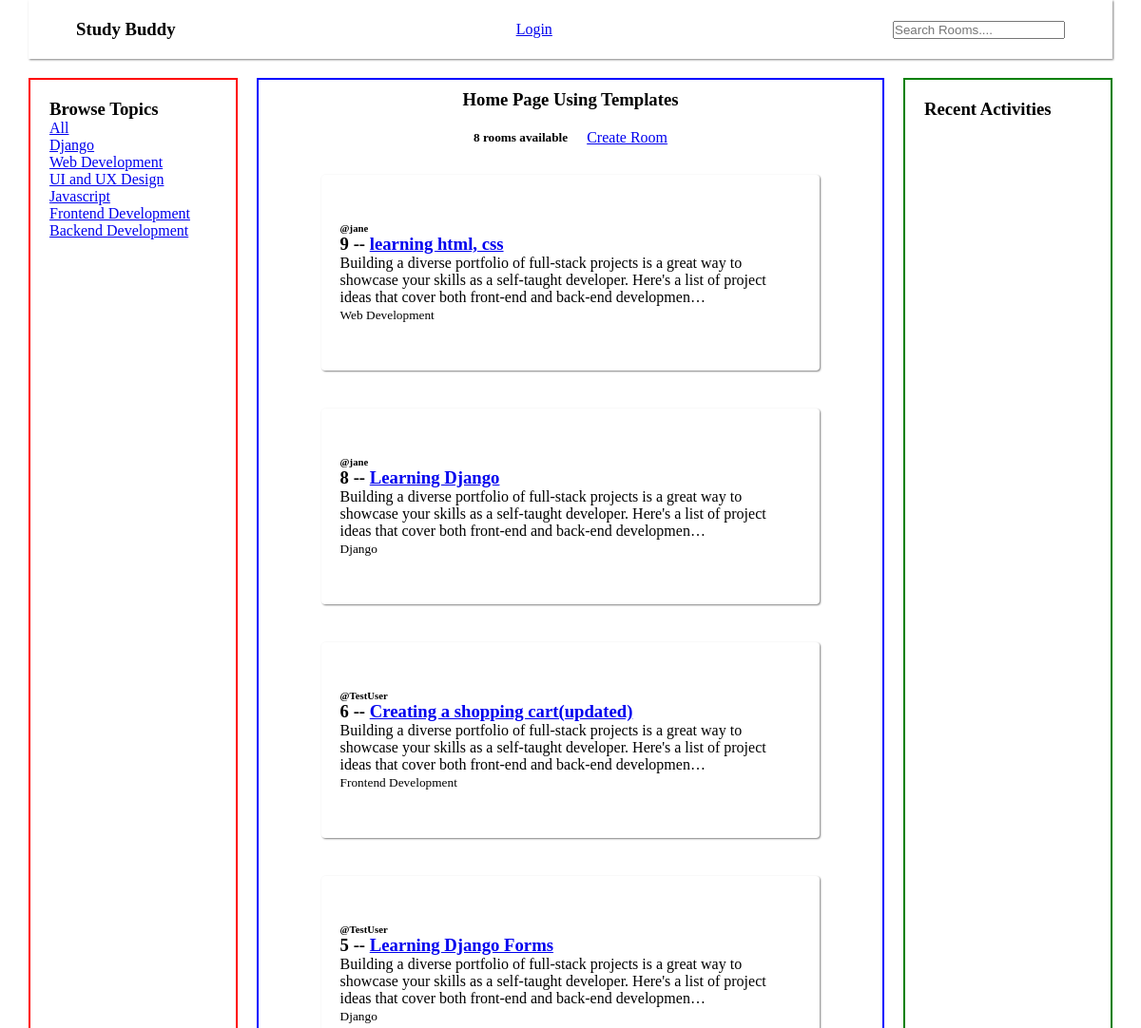
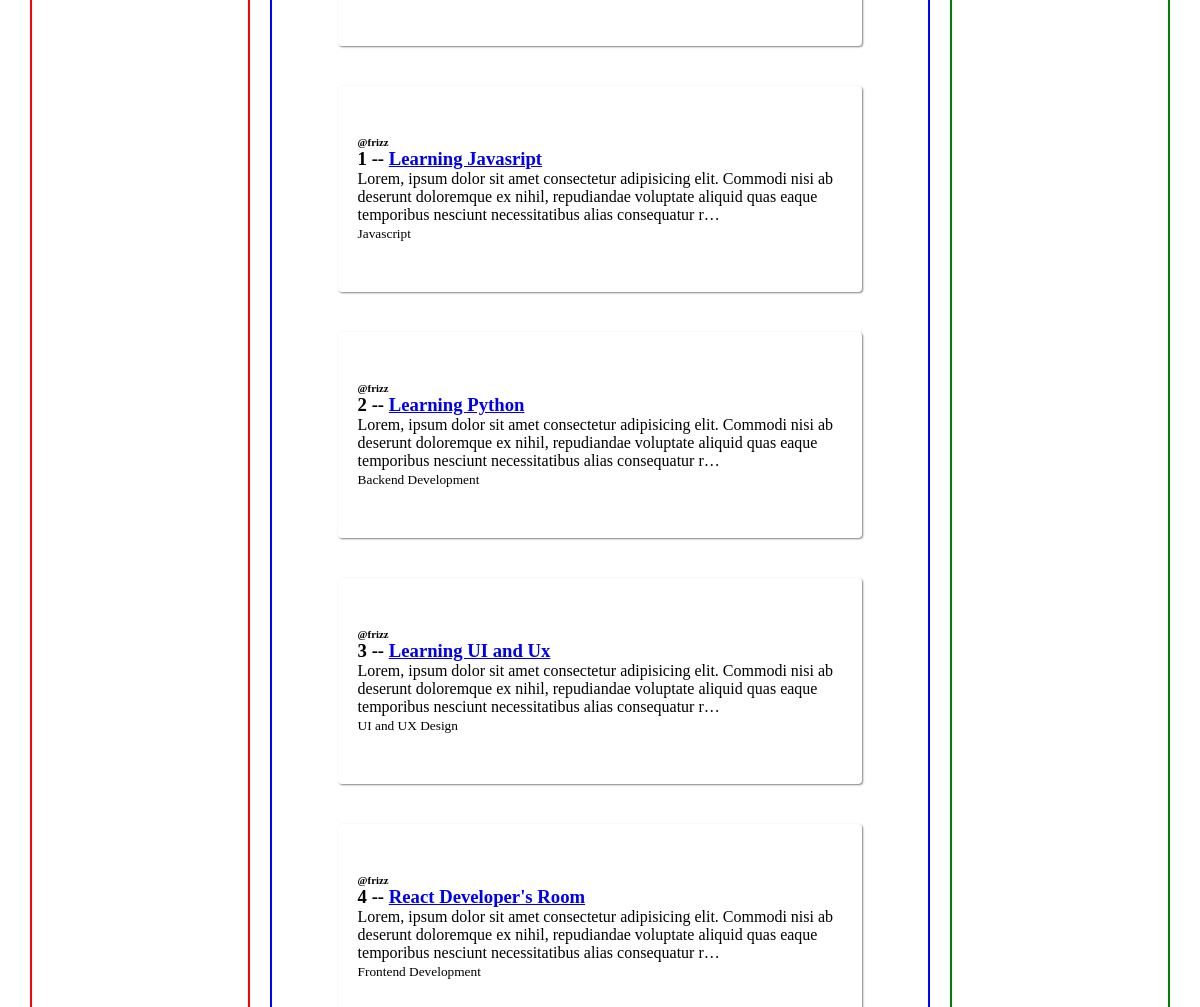
The page / on the database its author committed (2 pictures, top to bottom).
### base/models.py (models this page shows, shortened)
class Topic(models.Model):
    name = models.CharField(max_length = 200)

class Room(models.Model):
    host = models.ForeignKey(User, on_delete=models.CASCADE)
    topic = models.ForeignKey('Topic', on_delete = models.SET_NULL, null=True)
    name = models.CharField(max_length=200)
    description = models.TextField(null=True, blank = True)
    updated = models.DateTimeField(auto_now=True)
    created = models.DateTimeField(auto_now_add = True)
    class Meta:
        ordering = ['-updated', '-created']

class CustomUser(AbstractUser):
    def __str__(self):
        return self.username

### base/views.py (the view)
# urls.py: path('', views.home, name='home'),
def home(request):
    q = request.GET.get('q') or ''
    rooms = Room.objects.filter(
        Q(topic__name__icontains=q) |
        Q(name__icontains = q) |
        Q(description__icontains = q)
        )
    topics = Topic.objects.all()
    rooms_count = rooms.count()
    context = {
        'rooms':rooms,
        'topics':topics,
        'rooms_count':rooms_count
    }
    return render(request, 'base/home.html', context)

### base/templates/base/home.html (shortened to what this page needs)
{% extends '../base.html' %} {% block content %}
<div class="home">
  <section class="topics">
    <h1>Browse Topics</h1>
    <div><a href="{% url 'home' %}">All</a></div>
    {% for topic in topics %}
    <div>
      <a href="{% url 'home' %}?q={{topic.name}}">{{topic.name}}</a>
    </div>
    {% endfor %}
  </section>
  <section class="content">
    <h1 class="heading">Home Page Using Templates</h1>
    <div class="rooms-heading rooms">
      <h5>{{rooms_count}} room{% if rooms_count > 1%}s{% endif %} available</h5>
      <a href="{% url 'create_room' %}">Create Room</a>
    </div>
    <section class="rooms">
      {% for room in rooms %}
      <div class="room">
        <h6>@{{room.host.username}}</h6>
        <h3>
          {{room.id}} -- <a href="{% url 'room' room.id %}">{{room.name}}</a>
        </h3>
        <p>{{room.description|truncatechars:200}}</p>
        <small>{{room.topic.name}}</small>
      </div>
      {% endfor %}
    </section>
  </section>
  <section class="recent">
    <h1>Recent Activities</h1>
  </section>
</div>
{% endblock %}

### templates/base.html (shortened to what this page needs)
<!DOCTYPE html>
<html lang="en">
  <head>
    {% load static %}
    <link rel="stylesheet" href="{% static 'main.css' %}" />
  </head>
  <body>
    <section class="container">
      {% include '_navbar.html' %}
      {% block content %} {% endblock %}
    </section>
  </body>
</html>

### templates/_navbar.html
<nav class="navbar">
  <h1>Study Buddy</h1>
  <ul>
    {% if user.is_authenticated %}
    <li><h3>Hello {{request.user}}</h3></li>
    <li><a class="nav-links" href="{% url 'home' %}">Home</a></li>
    <li><a class="nav-links" href="{% url 'logout' %}">Logout</a></li>
    {% else %}
    <li><a class="nav-links" href="{% url 'login' %}">Login</a></li>
    {% endif %}
  </ul>
  <form action="{% url 'home' %}" method="get">
    <input type="text" name="q" id="search" placeholder="Search Rooms...." />
  </form>
</nav>

### static/main.css (style rules this page uses)
* { padding: 0; margin: 0; box-sizing: border-box; }
.navbar { position: sticky; top: 0; left: 0; display: flex; align-items: center; justify-content: space-between; box-shadow: 1px 1px 2px gray; padding: 20px 50px; margin-bottom: 20px; }
.container { max-width: 95%; margin: 0 auto; }
.heading { margin: 10px 0; text-align: center; }
.navbar ul { display: flex; list-style: none; align-items: center; justify-content: center; }
.nav-links { cursor: pointer; display: inline; padding: 1rem; }
.rooms { display: flex; align-items: center; justify-content: center; flex-wrap: wrap; gap: 20px; }
.room { padding: 50px 20px; box-shadow: 1px 1px 2px gray; width: 80%; margin: 10px auto; border-radius: 4px; }
.home { display: grid; grid-template-columns: 1fr 3fr 1fr; gap: 20px; }
.content { border: 2px solid rgb(0, 4, 255); }
.recent { border: 2px solid green; padding: 20px; }
.topics { border: 2px solid red; padding: 20px; }
.rooms-heading { text-align: center; margin: 20px 0; }

### rows shown on the page
Topic: name "Django"
Topic: name "Web Development"
Topic: name "UI and UX Design"
Topic: name "Javascript"
Topic: name "Frontend Development"
Topic: name "Backend Development"
Room: host.username "jane", id "9", name "learning html, css", description "Building a diverse portfolio of full-stack projects is a great way to showcase your skills as a self-taught developer. Here's a list of project ideas that cover both front-end and back-end developmen…", topic.name "Web Development"
Room: host.username "jane", id "8", name "Learning Django", description "Building a diverse portfolio of full-stack projects is a great way to showcase your skills as a self-taught developer. Here's a list of project ideas that cover both front-end and back-end developmen…", topic.name "Django"
Room: host.username "TestUser", id "6", name "Creating a shopping cart(updated)", description "Building a diverse portfolio of full-stack projects is a great way to showcase your skills as a self-taught developer. Here's a list of project ideas that cover both front-end and back-end developmen…", topic.name "Frontend Development"
Room: host.username "TestUser", id "5", name "Learning Django Forms", description "Building a diverse portfolio of full-stack projects is a great way to showcase your skills as a self-taught developer. Here's a list of project ideas that cover both front-end and back-end developmen…", topic.name "Django"
Room: host.username "frizz", id "1", name "Learning Javasript", description "Lorem, ipsum dolor sit amet consectetur adipisicing elit. Commodi nisi ab deserunt doloremque ex nihil, repudiandae voluptate aliquid quas eaque temporibus nesciunt necessitatibus alias consequatur r…", topic.name "Javascript"
Room: host.username "frizz", id "2", name "Learning Python", description "Lorem, ipsum dolor sit amet consectetur adipisicing elit. Commodi nisi ab deserunt doloremque ex nihil, repudiandae voluptate aliquid quas eaque temporibus nesciunt necessitatibus alias consequatur r…", topic.name "Backend Development"
Room: host.username "frizz", id "3", name "Learning UI and Ux", description "Lorem, ipsum dolor sit amet consectetur adipisicing elit. Commodi nisi ab deserunt doloremque ex nihil, repudiandae voluptate aliquid quas eaque temporibus nesciunt necessitatibus alias consequatur r…", topic.name "UI and UX Design"
Room: host.username "frizz", id "4", name "React Developer's Room", description "Lorem, ipsum dolor sit amet consectetur adipisicing elit. Commodi nisi ab deserunt doloremque ex nihil, repudiandae voluptate aliquid quas eaque temporibus nesciunt necessitatibus alias consequatur r…", topic.name "Frontend Development"

### other values the page prints
{{ rooms_count }} "8"
